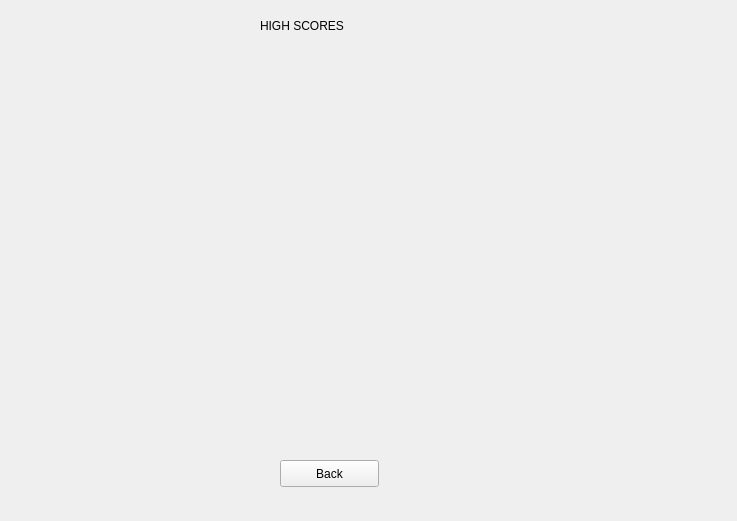
<?xml version="1.0" encoding="UTF-8"?>
<ui version="4.0">
 <class>highscores</class>
 <widget class="QWidget" name="highscores">
  <property name="geometry">
   <rect>
    <x>0</x>
    <y>0</y>
    <width>737</width>
    <height>521</height>
   </rect>
  </property>
  <property name="windowTitle">
   <string>Form</string>
  </property>
  <widget class="QLabel" name="label">
   <property name="enabled">
    <bool>true</bool>
   </property>
   <property name="geometry">
    <rect>
     <x>260</x>
     <y>0</y>
     <width>101</width>
     <height>51</height>
    </rect>
   </property>
   <property name="text">
    <string>HIGH SCORES</string>
   </property>
  </widget>
  <widget class="QPushButton" name="backButton">
   <property name="geometry">
    <rect>
     <x>280</x>
     <y>460</y>
     <width>99</width>
     <height>27</height>
    </rect>
   </property>
   <property name="text">
    <string>Back</string>
   </property>
  </widget>
  <widget class="QLabel" name="scoreText">
   <property name="geometry">
    <rect>
     <x>180</x>
     <y>80</y>
     <width>271</width>
     <height>321</height>
    </rect>
   </property>
   <property name="text">
    <string/>
   </property>
   <property name="textFormat">
    <enum>Qt::RichText</enum>
   </property>
  </widget>
 </widget>
 <resources/>
 <connections/>
</ui>
